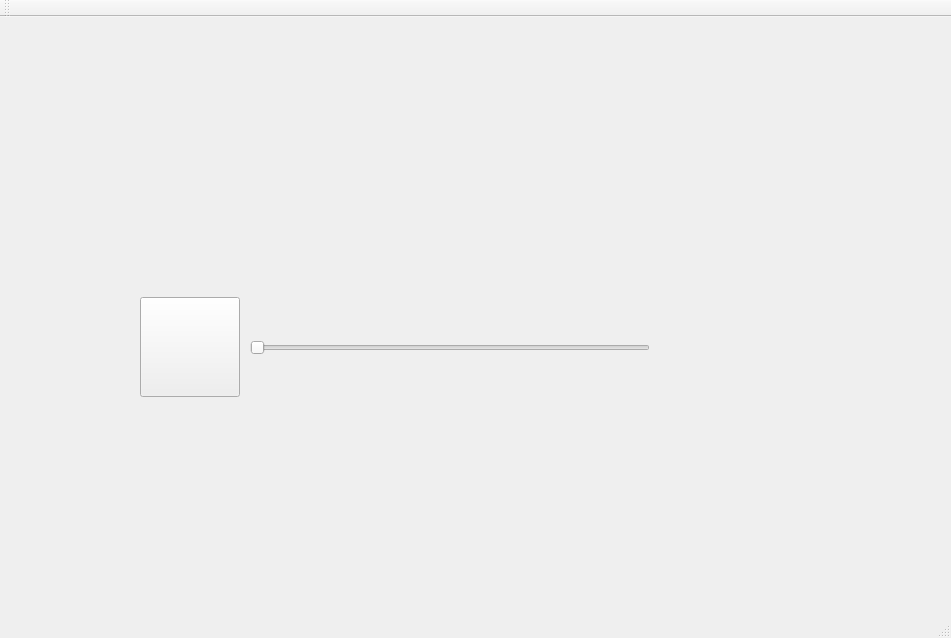
<?xml version="1.0" encoding="UTF-8"?>
<ui version="4.0">
 <class>MainWindow</class>
 <widget class="QMainWindow" name="MainWindow">
  <property name="geometry">
   <rect>
    <x>0</x>
    <y>0</y>
    <width>951</width>
    <height>638</height>
   </rect>
  </property>
  <property name="windowTitle">
   <string>MainWindow</string>
  </property>
  <widget class="QWidget" name="centralWidget">
   <widget class="QPushButton" name="pushButton">
    <property name="geometry">
     <rect>
      <x>140</x>
      <y>280</y>
      <width>100</width>
      <height>100</height>
     </rect>
    </property>
    <property name="minimumSize">
     <size>
      <width>100</width>
      <height>100</height>
     </size>
    </property>
    <property name="maximumSize">
     <size>
      <width>100</width>
      <height>100</height>
     </size>
    </property>
    <property name="text">
     <string/>
    </property>
   </widget>
   <widget class="QSlider" name="horizontalSlider">
    <property name="geometry">
     <rect>
      <x>250</x>
      <y>320</y>
      <width>400</width>
      <height>22</height>
     </rect>
    </property>
    <property name="minimumSize">
     <size>
      <width>400</width>
      <height>0</height>
     </size>
    </property>
    <property name="maximumSize">
     <size>
      <width>400</width>
      <height>16777215</height>
     </size>
    </property>
    <property name="maximum">
     <number>100</number>
    </property>
    <property name="pageStep">
     <number>5</number>
    </property>
    <property name="orientation">
     <enum>Qt::Horizontal</enum>
    </property>
   </widget>
   <widget class="QLabel" name="label">
    <property name="geometry">
     <rect>
      <x>160</x>
      <y>440</y>
      <width>81</width>
      <height>81</height>
     </rect>
    </property>
    <property name="text">
     <string/>
    </property>
   </widget>
   <widget class="QLabel" name="label_2">
    <property name="geometry">
     <rect>
      <x>670</x>
      <y>300</y>
      <width>51</width>
      <height>61</height>
     </rect>
    </property>
    <property name="text">
     <string/>
    </property>
   </widget>
   <widget class="QLabel" name="label_3">
    <property name="geometry">
     <rect>
      <x>410</x>
      <y>440</y>
      <width>111</width>
      <height>91</height>
     </rect>
    </property>
    <property name="text">
     <string/>
    </property>
   </widget>
  </widget>
  <widget class="QMenuBar" name="menuBar">
   <property name="geometry">
    <rect>
     <x>0</x>
     <y>0</y>
     <width>951</width>
     <height>23</height>
    </rect>
   </property>
  </widget>
  <widget class="QToolBar" name="mainToolBar">
   <attribute name="toolBarArea">
    <enum>TopToolBarArea</enum>
   </attribute>
   <attribute name="toolBarBreak">
    <bool>false</bool>
   </attribute>
  </widget>
  <widget class="QStatusBar" name="statusBar"/>
 </widget>
 <layoutdefault spacing="6" margin="11"/>
 <resources/>
 <connections/>
</ui>
